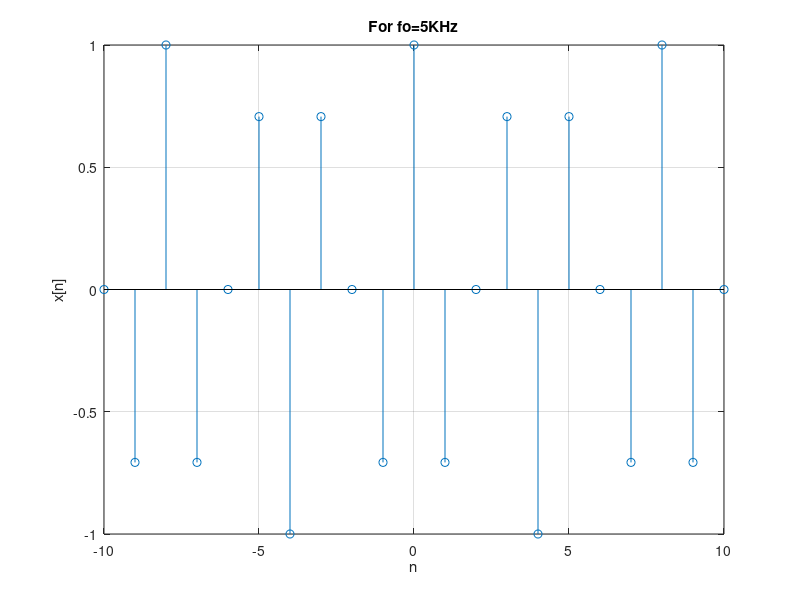

The MATLAB script that drew this image:
n=-10:1:10;
x=cos(2*pi*(5/8)*n);
stem(n,x)
xlim([-10.0 10.0])
ylim([-1.00 1.00])
grid on
title('For fo=5KHz')
xlabel('n')
ylabel('x[n]')
